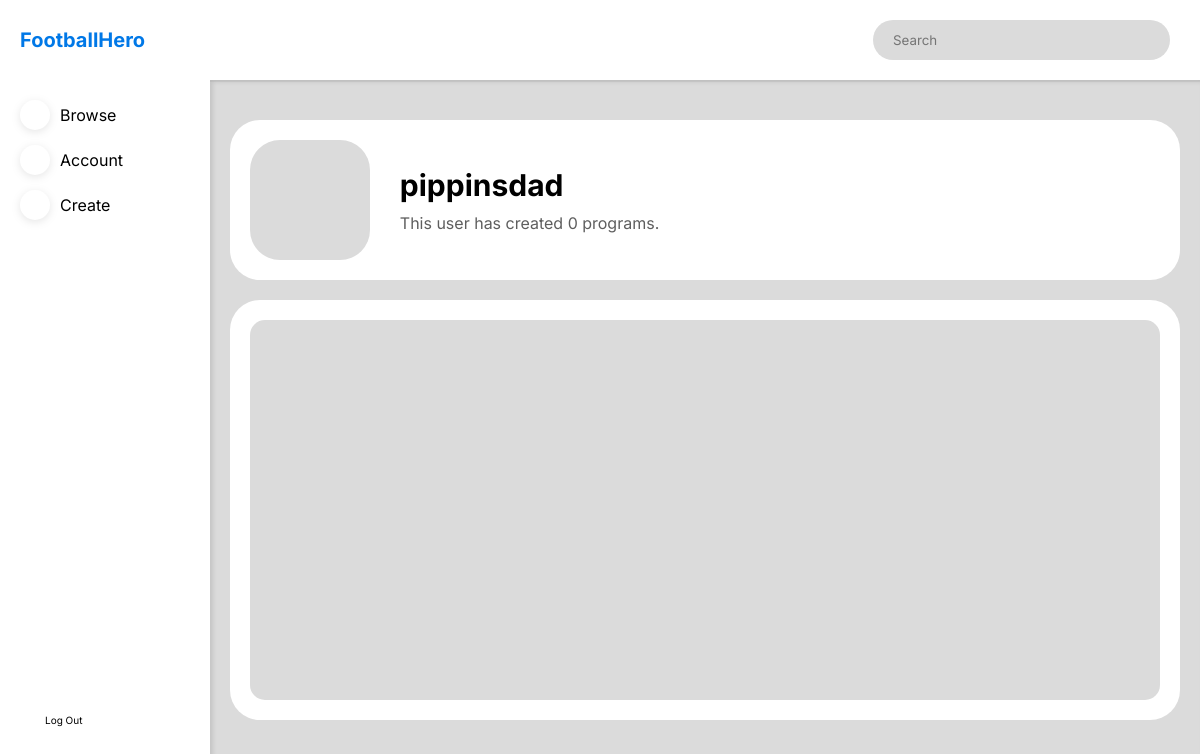
Before: /account/pippinsdad (signed in) with the older database file.
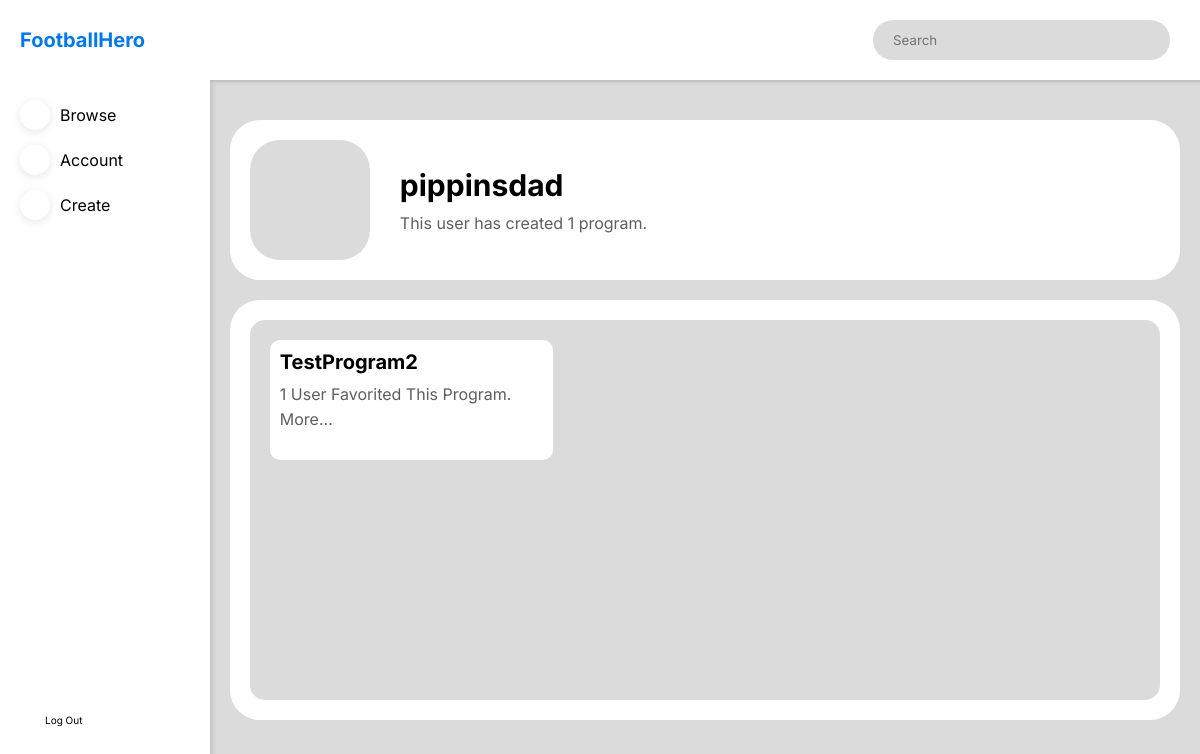
After: the same page with the newer database file.
### website/models.py (models this page shows)
class Program(db.Model):
    id = db.Column(db.Integer, primary_key=True)
    name = db.Column(db.String(150), nullable=False)
    user_id = db.Column(db.Integer, db.ForeignKey('user.id'), nullable=False)
    description = db.Column(db.String(3000))
    exercises = db.relationship(
        'Exercise',
        secondary=ExerciseProgram,
        backref='exercises'
    )

### website/dashboard.py (the view, shortened to what this page needs)
@dashboard.route("/account/<username>", methods=['POST', 'GET'])
@login_required
def account(username):
    user = db.session.query(User).filter(
        User.username == username).first()
    if not user:
        abort(404)
    likes_query = db.session.\
        query(
            FavoriteProgram.columns.program_id.label('programid'),
            func.count().label('cnt')
        ).\
        filter(FavoriteProgram.columns.program_id).\
        group_by('programid').\
        subquery()
    programscreated = db.session.\
        query(Program.id,
              Program.name,
              func.coalesce(
                  likes_query.c.cnt, 0).label('cnt')
              ).\
        join(likes_query,
             likes_query.c.programid == Program.id,
             isouter=True
             ).\
        filter(Program.user_id == user.id).\
        order_by(desc(Program.id)).\
        all()
    return render_template(
        'account.html',
        user=user,
        programscreated=programscreated
    )

### website/templates/account.html (shortened to what this page needs)
{% extends 'dashboard_template.html' %} {% block content %}
<div class="dashboard-body-element dashboard-body-first dashboard-body-account-first">
    <div class="dashboard-body-icon dashboard-body-tag">
        <span class="iconify" data-icon="bx:user"></span>
    </div>
    <div class="dashboard-account-info-wrapper">
        <p class="dashboard-account-info-username">{{user.username}}</p>
        {% if current_user.username == user.username %} {% if programscreated
        |length == 0 %}
        <p class="dashboard-account-info-subtitle">You have created 0 programs.</p>
        {% elif programscreated |length == 1 %}
        <p class="dashboard-account-info-subtitle">You have created 1 program.</p>
        {% else %}
        <p class="dashboard-account-info-subtitle">
            You have created {{programscreated |length}} programs
        </p>
        {% endif%} {% else %} {% if programscreated |length == 0 %}
        <p class="dashboard-account-info-subtitle">
            This user has created 0 programs.
        </p>
        {% elif programscreated|length == 1 %}
        <p class="dashboard-account-info-subtitle">
            This user has created 1 program.
        </p>
        {% else %}
        <p class="dashboard-account-info-subtitle">
            This user has created {{programscreated |length}} programs
        </p>
        {% endif%} {% endif %}
    </div>
</div>
<div class="dashboard-body-element dashboard-account-programs-wrapper">
    <div class="dashboard-account-programs">
        {% for program in programscreated%}
        <div class="dashboard-account-programs-card">
            <p>{{program.name}}</p>
            {% if program.cnt == 1 %}
            <p>{{program.cnt}} user favorited this program.</p>
            {% else %}
            <p>{{program.cnt}} users favorited this program.</p>
            {% endif %}
            <a onclick="location.href= '/program/{{program.id}}'">more...</a>
        </div>
        {% endfor %}
    </div>
</div>
{% endblock %}

Changed rows visible on the page:
now on this page (row edited): Program: name "TestProgram2", cnt "1"
Other visible differences:
text no longer shown: "This user has created 0 programs."
text now shown: "This user has created 1 program."
